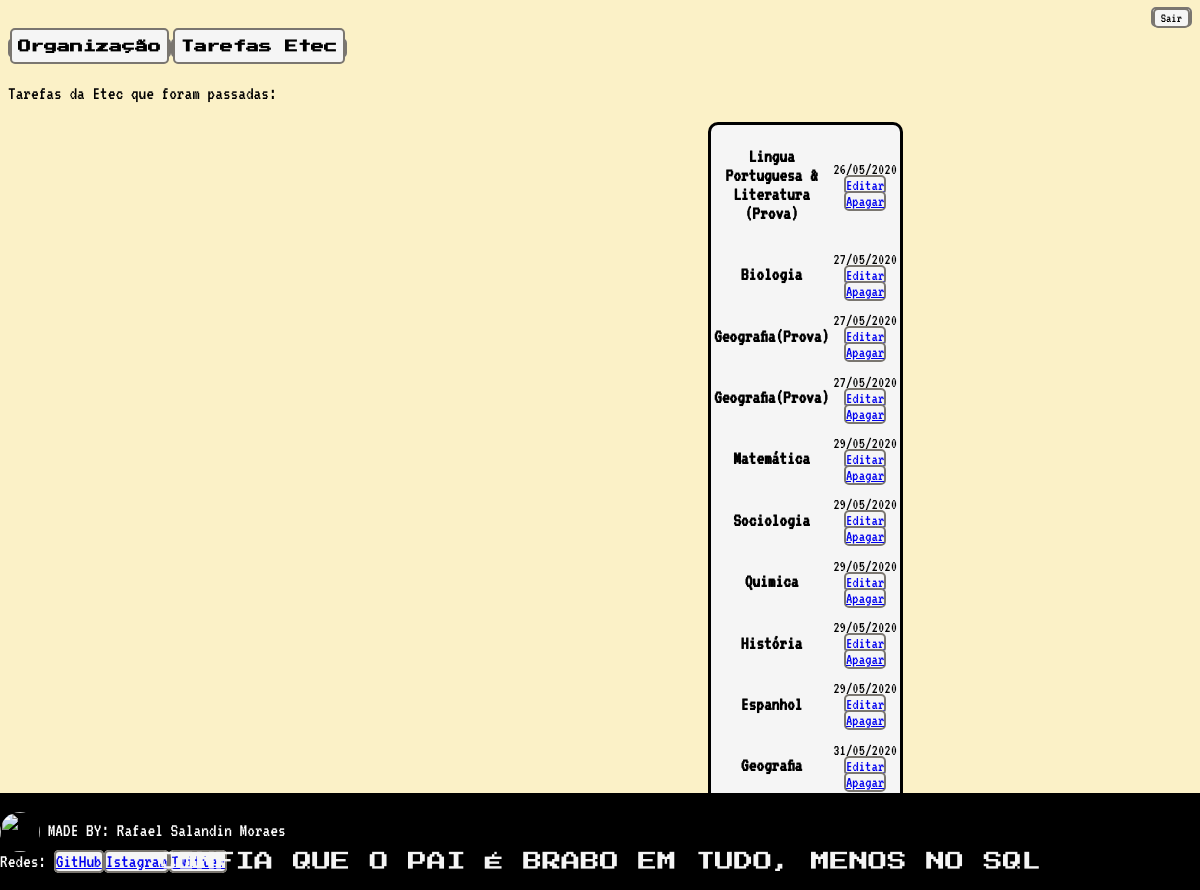
The page /AgendaTOP/Etec/ on the database its author committed.
### OrganizaçãodesseCorno/models.py (models this page shows)
class etec_tarefas(models.Model):
    materia = models.CharField(max_length=100)
    dia_entrega = models.CharField(max_length=10, blank=True, null=True)
    class Meta:
        db_table = 'etec'

### OrganizaçãodesseCorno/views.py (the view)
# urls.py: path('AgendaTOP/Etec/', views.Etec),
def Etec(request):
    usuario = request.user
    materia = etec_tarefas.materia
    dia = etec_tarefas.dia_entrega
    tarefas = etec_tarefas.objects.filter()
    dados_etec = {'etec': tarefas}
    return render(request,'pageEtec.html', dados_etec)

### Template/pageEtec.html (shortened to what this page needs)
{% extends "Model_P.html" %}
{% block content %}
 <div class="all">
        <div>
            <a href="/"><button><h1>Organização</h1></button></a><a href="/AgendaTOP/Etec"><button><h1>Tarefas Etec</h1></button></a>
            <p>Tarefas da Etec que foram passadas:</p>
        </div>
        <table class="tv">
        {% for i in etec %}
                        <tr align="center">
                                <td><p><b>
                                    {{ i.materia }}
                                </b></p></td>
                                <td align="center">{{ i.dia_entrega}} <br>
                                <a href="Create/?id={{ i.id }}">Editar</a>  <a href="delete/{{ i.id }}">Apagar</a>
                    </td>
                </tr>
        {%endfor%}
        </table>
        <a href="/AgendaTOP/Etec/Create"><button>Mudar/Adicionar</button></a>
 </div>
 {% endblock %}

### Template/Model_P.html (style rules this page uses)
html { background-color: #fbf1c7; }
button, a { background-color: whitesmoke; border: 2px; border-style: solid; border-color: rgb(122, 118, 112); border-radius: 5px; font-family: VT323; font-weight: 300; }

### Template/pageEtec.html (style rules this page uses)
p { font-family: 'VT323', monospace; font-size: larger; }
td { font-family: 'VT323', monospace; font-size: medium; }
h1, h2 { font-family: 'Press Start 2P', monospace; font-size: small; vertical-align: bottom; }
.tv { background-color: whitesmoke; border-style: solid; border-color: black; border-radius: 10px; margin-left: 700px; margin-right: 700px; }
.all { overflow-y: scroll; background-color: #fbf1c7; }

### rows shown on the page
etec_tarefas: materia "Lingua Portuguesa & Literatura (Prova)", dia_entrega "26/05/2020"
etec_tarefas: materia "Biologia", dia_entrega "27/05/2020"
etec_tarefas: materia "Geografia(Prova)", dia_entrega "27/05/2020"
etec_tarefas: materia "Geografia(Prova)", dia_entrega "27/05/2020"
etec_tarefas: materia "Matemática", dia_entrega "29/05/2020"
etec_tarefas: materia "Sociologia", dia_entrega "29/05/2020"
etec_tarefas: materia "Quimica", dia_entrega "29/05/2020"
etec_tarefas: materia "História", dia_entrega "29/05/2020"
etec_tarefas: materia "Espanhol", dia_entrega "29/05/2020"
etec_tarefas: materia "Geografia", dia_entrega "31/05/2020"
